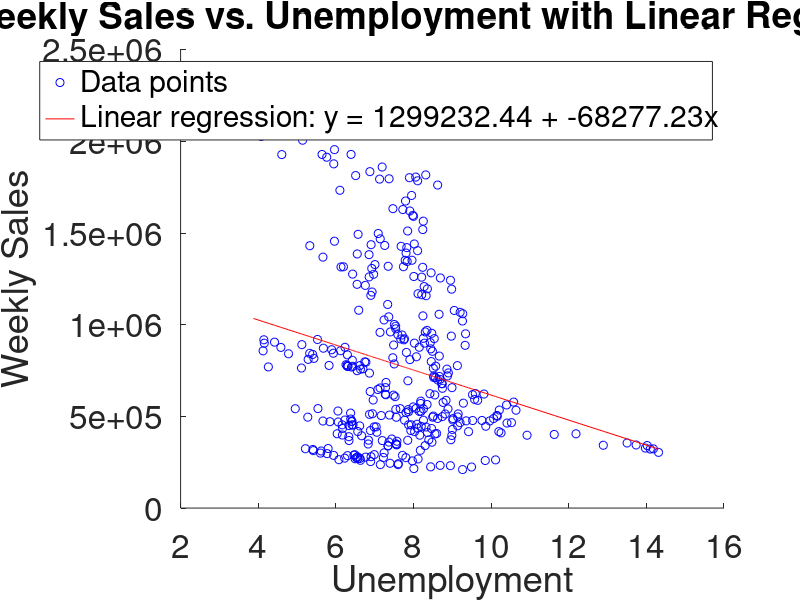

Recreate this plot in MATLAB.
% Read the CSV file
data = csvread('Walmart_Sales.csv', 1, 0);

% Extract columns
x = data(:, 8);  % Unemployment
y = data(:, 3);  % Weekly_sales

% Number of data points
n = length(x);

% Calculate data for linear regression
sum_x = sum(x);
sum_y = sum(y);
sum_xy = sum(x .* y);
sum_x2 = sum(x .^ 2);
mean_x = mean(x);
mean_y = mean(y);

% Calculate a1, a0
a1 = (n * sum_xy - sum_x * sum_y) / (n * sum_x2 - sum_x^2);
a0 = mean_y - a1 * mean_x;

% Calculate the linear regression line
regression_line = a0 + a1 * x;

% Print the coefficients
printf('Slope (a1): %.2f\n', a1);
printf('Intercept (a0): %.2f\n', a0);

% Create the plot
figure;
scatter(x, y, 'b', 'DisplayName', 'Data points');
hold on;
plot(x, regression_line, 'r', 'DisplayName', sprintf('Linear regression: y = %.2f + %.2fx', a0, a1));

% Add title and labels
title('Weekly Sales vs. Unemployment with Linear Regression');
xlabel('Unemployment');
ylabel('Weekly Sales');
legend('show');
set(gca, 'FontSize', 24);
